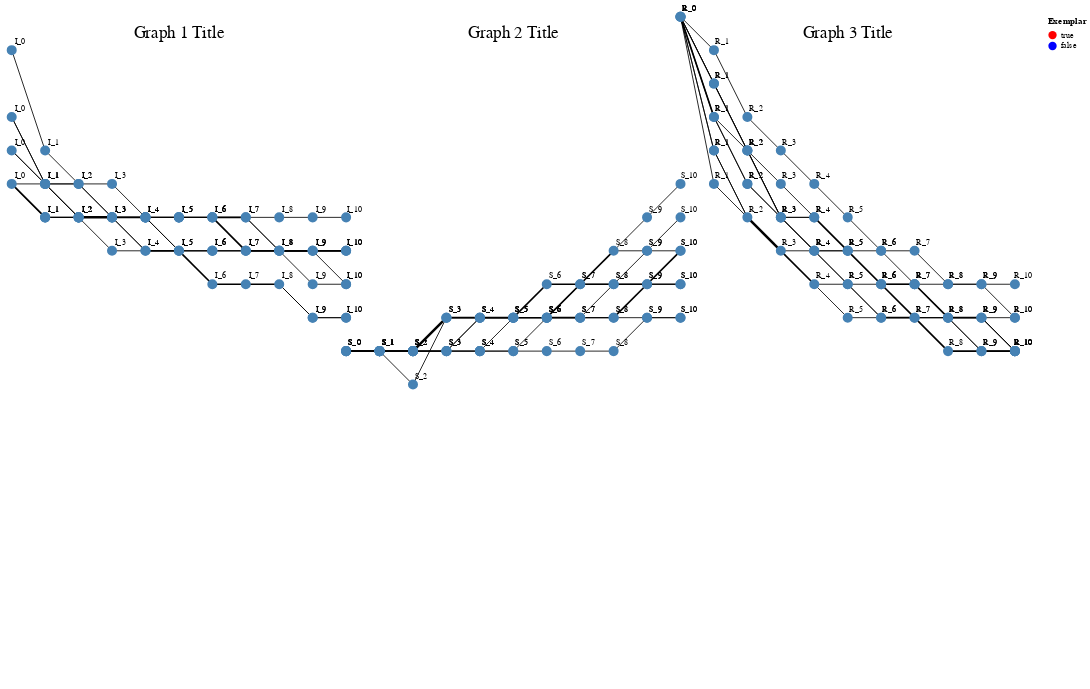

Write notebook code for a chart like this one.
### Code cell
with open("/Users/oost464/Library/CloudStorage/OneDrive-PNNL/Desktop/projects/pyciemss/SentenTree_for_Logs/code/bins_sententree.vg.json", "r") as f:
    schema = json.load(f)


schema["data"] = vega.replace_named_with(
    schema["data"], "nodes", ["values"], vega_data['nodes']
)

schema["data"] = vega.replace_named_with(
    schema["data"], "edges", ["values"], vega_data['edges']
    )
print(schema)

with open("bin_example.png", "wb") as f:
    png = vl_convert.vega_to_png(schema, scale=4)
    f.write(png)

vega.display(schema, format="interactive")

### Figure 1 — Vega specification as saved in the notebook (floating-point values rounded to 4 significant figures; data arrays with more than 128 entries replaced by an {"elided": "..."} marker saying what was removed)
{"$schema": "https://vega.github.io/schema/vega/v5.json", "data": [{"name": "nodes", "transform": [{"as": "label", "expr": "replace(replace(replace(datum.id, /[^_]*$/, ''), /_$/, ''), /_$/, '')", "type": "formula"}], "values": {"elided": "219 records"}}, {"name": "edges", "transform": [], "values": [{"source": "S_10_I_5_R_0_0", "target": "S_10_I_6_R_5_1", "weight": 1}, {"source": "S_10_I_5_R_0_0", "target": "S_10_I_5_R_4_1", "weight": 1}, {"source": "S_10_I_5_R_0_0", "target": "S_10_I_6_R_4_1", "weight": 1}, {"source": "S_10_I_5_R_0_0", "target": "S_10_I_6_R_3_1", "weight": 2}, {"source": "S_10_I_6_R_5_1", "target": "S_10_I_6_R_6_2", "weight": 1}, {"source": "S_10_I_6_R_6_2", "target": "S_9_I_6_R_7_3", "weight": 3}, {"source": "S_9_I_6_R_7_3", "target": "S_9_I_6_R_8_4", "weight": 2}, {"source": "S_9_I_6_R_7_3", "target": "S_9_I_6_R_7_4", "weight": 1}, {"source": "S_9_I_6_R_8_4", "target": "S_9_I_6_R_9_5", "weight": 1}, {"source": "S_9_I_6_R_8_4", "target": "S_9_I_6_R_8_5", "weight": 1}, {"source": "S_9_I_6_R_9_5", "target": "S_9_I_6_R_9_6", "weight": 1}, {"source": "S_9_I_6_R_9_6", "target": "S_8_I_7_R_9_7", "weight": 2}, {"source": "S_8_I_7_R_9_7", "target": "S_8_I_7_R_10_8", "weight": 2}, {"source": "S_8_I_7_R_9_7", "target": "S_8_I_7_R_9_8", "weight": 1}, {"source": "S_8_I_7_R_10_8", "target": "S_8_I_7_R_10_9", "weight": 2}, {"source": "S_8_I_7_R_10_9", "target": "S_7_I_7_R_10_10", "weight": 2}, {"source": "S_8_I_7_R_10_9", "target": "S_8_I_7_R_10_10", "weight": 1}, {"source": "S_10_I_5_R_4_1", "target": "S_10_I_6_R_6_2", "weight": 1}, {"source": "S_9_I_6_R_8_5", "target": "S_9_I_6_R_9_6", "weight": 1}, {"source": "S_9_I_6_R_8_5", "target": "S_9_I_6_R_8_6", "weight": 1}, {"source": "S_10_I_6_R_4_1", "target": "S_10_I_6_R_6_2", "weight": 1}, {"source": "S_9_I_6_R_7_4", "target": "S_9_I_7_R_8_5", "weight": 1}, {"source": "S_9_I_6_R_7_4", "target": "S_9_I_6_R_8_5", "weight": 1}, {"source": "S_9_I_7_R_8_5", "target": "S_9_I_7_R_9_6", "weight": 1}, {"source": "S_9_I_7_R_9_6", "target": "S_8_I_7_R_9_7", "weight": 1}, {"source": "S_8_I_7_R_9_8", "target": "S_7_I_8_R_10_9", "weight": 1}, {"source": "S_8_I_7_R_9_8", "target": "S_8_I_7_R_10_9", "weight": 1}, {"source": "S_7_I_8_R_10_9", "target": "S_7_I_8_R_10_10", "weight": 1}, {"source": "S_10_I_6_R_3_1", "target": "S_10_I_6_R_5_2", "weight": 1}, {"source": "S_10_I_6_R_3_1", "target": "S_10_I_6_R_4_2", "weight": 1}, {"source": "S_10_I_6_R_5_2", "target": "S_10_I_6_R_6_3", "weight": 1}, {"source": "S_10_I_6_R_6_3", "target": "S_9_I_7_R_7_4", "weight": 1}, {"source": "S_10_I_6_R_6_3", "target": "S_10_I_6_R_6_4", "weight": 1}, {"source": "S_10_I_6_R_6_3", "target": "S_9_I_6_R_7_4", "weight": 1}, {"source": "S_9_I_7_R_7_4", "target": "S_9_I_7_R_7_5", "weight": 1}, {"source": "S_9_I_7_R_7_5", "target": "S_9_I_7_R_8_6", "weight": 1}, {"source": "S_9_I_7_R_7_5", "target": "S_8_I_8_R_8_6", "weight": 2}, {"source": "S_9_I_7_R_8_6", "target": "S_9_I_7_R_8_7", "weight": 1}, {"source": "S_9_I_7_R_8_7", "target": "S_9_I_7_R_9_8", "weight": 1}, {"source": "S_9_I_7_R_9_8", "target": "S_8_I_7_R_9_9", "weight": 2}, {"source": "S_8_I_7_R_9_9", "target": "S_8_I_7_R_9_10", "weight": 1}, {"source": "S_8_I_7_R_9_9", "target": "S_8_I_7_R_10_10", "weight": 1}, {"source": "S_10_I_6_R_4_2", "target": "S_9_I_7_R_6_3", "weight": 1}, {"source": "S_9_I_7_R_6_3", "target": "S_9_I_7_R_6_4", "weight": 1}, {"source": "S_9_I_7_R_6_4", "target": "S_9_I_7_R_7_5", "weight": 2}, {"source": "S_8_I_8_R_8_6", "target": "S_8_I_8_R_8_7", "weight": 2}, {"source": "S_8_I_8_R_8_7", "target": "S_7_I_8_R_9_8", "weight": 2}, {"source": "S_7_I_8_R_9_8", "target": "S_7_I_9_R_9_9", "weight": 1}, {"source": "S_7_I_8_R_9_8", "target": "S_6_I_9_R_9_9", "weight": 1}, {"source": "S_7_I_9_R_9_9", "target": "S_6_I_9_R_10_10", "weight": 1}, {"source": "S_10_I_3_R_0_0", "target": "S_10_I_5_R_2_1", "weight": 1}, {"source": "S_10_I_3_R_0_0", "target": "S_10_I_5_R_1_1", "weight": 1}, {"source": "S_10_I_5_R_2_1", "target": "S_10_I_5_R_4_2", "weight": 1}, {"source": "S_10_I_5_R_2_1", "target": "S_11_I_6_R_4_2", "weight": 1}, {"source": "S_10_I_5_R_4_2", "target": "S_10_I_6_R_6_3", "weight": 1}, {"source": "S_10_I_5_R_4_2", "target": "S_10_I_5_R_6_3", "weight": 1}, {"source": "S_10_I_6_R_6_4", "target": "S_10_I_6_R_7_5", "weight": 1}, {"source": "S_10_I_6_R_7_5", "target": "S_10_I_6_R_7_6", "weight": 1}, {"source": "S_10_I_6_R_7_6", "target": "S_10_I_6_R_8_7", "weight": 1}, {"source": "S_10_I_6_R_8_7", "target": "S_10_I_6_R_8_8", "weight": 1}, {"source": "S_10_I_6_R_8_8", "target": "S_9_I_6_R_8_9", "weight": 1}, {"source": "S_9_I_6_R_8_9", "target": "S_9_I_6_R_9_10", "weight": 1}, {"source": "S_10_I_5_R_1_1", "target": "S_10_I_6_R_3_2", "weight": 1}, {"source": "S_10_I_6_R_3_2", "target": "S_10_I_6_R_4_3", "weight": 1}, {"source": "S_10_I_6_R_4_3", "target": "S_10_I_6_R_5_4", "weight": 1}, {"source": "S_10_I_6_R_5_4", "target": "S_10_I_7_R_6_5", "weight": 1}, {"source": "S_10_I_7_R_6_5", "target": "S_9_I_7_R_7_6", "weight": 1}, {"source": "S_9_I_7_R_7_6", "target": "S_9_I_7_R_7_7", "weight": 1}, {"source": "S_9_I_7_R_7_7", "target": "S_9_I_7_R_8_8", "weight": 1}, {"source": "S_9_I_7_R_8_8", "target": "S_9_I_7_R_8_9", "weight": 1}, {"source": "S_9_I_7_R_8_9", "target": "S_9_I_8_R_8_10", "weight": 1}, {"source": "S_10_I_1_R_0_0", "target": "S_10_I_4_R_2_1", "weight": 1}, {"source": "S_10_I_4_R_2_1", "target": "S_10_I_5_R_4_2", "weight": 1}, {"source": "S_10_I_5_R_6_3", "target": "S_10_I_6_R_7_4", "weight": 1}, {"source": "S_10_I_6_R_7_4", "target": "S_9_I_6_R_7_5", "weight": 1}, {"source": "S_9_I_6_R_7_5", "target": "S_9_I_6_R_8_6", "weight": 1}, {"source": "S_9_I_6_R_8_6", "target": "S_9_I_6_R_9_7", "weight": 2}, {"source": "S_9_I_6_R_9_7", "target": "S_9_I_7_R_9_8", "weight": 1}, {"source": "S_9_I_6_R_9_7", "target": "S_8_I_7_R_9_8", "weight": 1}, {"source": "S_10_I_4_R_0_0", "target": "S_10_I_5_R_3_1", "weight": 1}, {"source": "S_10_I_4_R_0_0", "target": "S_10_I_5_R_2_1", "weight": 1}, {"source": "S_10_I_5_R_3_1", "target": "S_10_I_5_R_5_2", "weight": 1}, {"source": "S_10_I_5_R_5_2", "target": "S_10_I_6_R_6_3", "weight": 1}, {"source": "S_11_I_6_R_4_2", "target": "S_9_I_6_R_5_3", "weight": 1}, {"source": "S_9_I_6_R_5_3", "target": "S_9_I_7_R_6_4", "weight": 1}, {"source": "S_6_I_9_R_9_9", "target": "S_5_I_9_R_10_10", "weight": 1}]}, {"name": "facet_data", "source": "nodes", "transform": [{"groupby": ["graph"], "type": "aggregate"}]}], "height": 800, "legends": [{"encode": {"symbols": {"enter": {"shape": {"value": "circle"}, "size": {"value": 100}}}}, "fill": "color", "orient": "right", "title": "Exemplar"}], "marks": [{"data": [{"name": "graph_nodes", "source": "nodes", "transform": [{"expr": "datum.graph === parent.graph", "type": "filter"}]}, {"name": "graph_edges", "source": "edges", "transform": [{"as": ["sourceNode"], "fields": ["source"], "from": "graph_nodes", "key": "id", "type": "lookup"}, {"as": ["targetNode"], "fields": ["target"], "from": "graph_nodes", "key": "id", "type": "lookup"}, {"as": "sourceX", "expr": "datum.sourceNode && datum.sourceNode.x ? datum.sourceNode.x : 0", "type": "formula"}, {"as": "sourceY", "expr": "datum.sourceNode && datum.sourceNode.y ? datum.sourceNode.y : 0", "type": "formula"}, {"as": "targetX", "expr": "datum.targetNode && datum.targetNode.x ? datum.targetNode.x : 0", "type": "formula"}, {"as": "targetY", "expr": "datum.targetNode && datum.targetNode.y ? datum.targetNode.y : 0", "type": "formula"}]}], "encode": {"enter": {"height": {"signal": "graphHeight"}, "width": {"signal": "graphWidth"}, "x": {"signal": "(datum.graph - 1) * graphWidth"}, "y": {"value": 0}}}, "from": {"data": "facet_data"}, "marks": [{"encode": {"enter": {"align": {"value": "center"}, "baseline": {"value": "middle"}, "fontSize": {"value": 20}, "text": {"signal": "'Graph ' + parent.graph + ' Title'"}, "x": {"signal": "graphWidth / 2"}, "y": {"value": 20}}}, "type": "text"}, {"encode": {"enter": {"stroke": {"value": "black"}, "strokeWidth": {"field": "weight"}, "x": {"field": "sourceX", "scale": "x"}, "x2": {"field": "targetX", "scale": "x"}, "y": {"field": "sourceY", "scale": "y"}, "y2": {"field": "targetY", "scale": "y"}}, "update": {"stroke": [{"test": "datum.source === hoveredNodeID", "value": "blue"}, {"value": "black"}], "strokeWidth": [{"test": "datum.source === hoveredNodeID", "value": 3}, {"field": "weight"}]}}, "from": {"data": "graph_edges"}, "type": "rule"}, {"encode": {"enter": {"fill": {"field": "exemplar", "scale": "color"}, "size": {"field": "count", "mult": 100}, "stroke": {"value": "steelblue"}, "strokeWidth": {"value": 2}, "x": {"field": "x", "scale": "x"}, "y": {"field": "y", "scale": "y"}}, "update": {"fill": [{"test": "datum.id === hoveredNodeID", "value": "blue"}, {"value": "steelblue"}], "stroke": [{"test": "datum.id === hoveredNodeID", "value": "blue"}, {"value": "steelblue"}]}}, "from": {"data": "graph_nodes"}, "type": "symbol"}, {"encode": {"enter": {"align": {"value": "center"}, "baseline": {"value": "middle"}, "fill": {"value": "black"}, "fontSize": {"field": "count", "mult": 10}, "text": {"field": "label_id"}, "x": {"field": "x", "offset": 10, "scale": "x"}, "y": {"field": "y", "offset": -10, "scale": "y"}}, "update": {"fill": [{"test": "datum.id === hoveredNodeID", "value": "blue"}, {"value": "black"}]}}, "from": {"data": "graph_nodes"}, "type": "text"}], "type": "group"}], "padding": 5, "scales": [{"domain": [0, 10], "name": "x", "range": [0, {"signal": "graphWidth"}]}, {"domain": [0, 10], "name": "y", "range": [0, {"signal": "graphHeight"}]}, {"domain": [true, false], "name": "color", "range": ["red", "blue"], "type": "ordinal"}], "signals": [{"name": "numGraphs", "value": 3}, {"name": "graphWidth", "update": "width / numGraphs"}, {"name": "graphHeight", "value": 400}, {"name": "hoveredNodeID", "on": [{"events": "symbol:mouseover", "update": "datum.id"}, {"events": "symbol:mouseout", "update": "null"}], "value": null}], "width": 1200}
